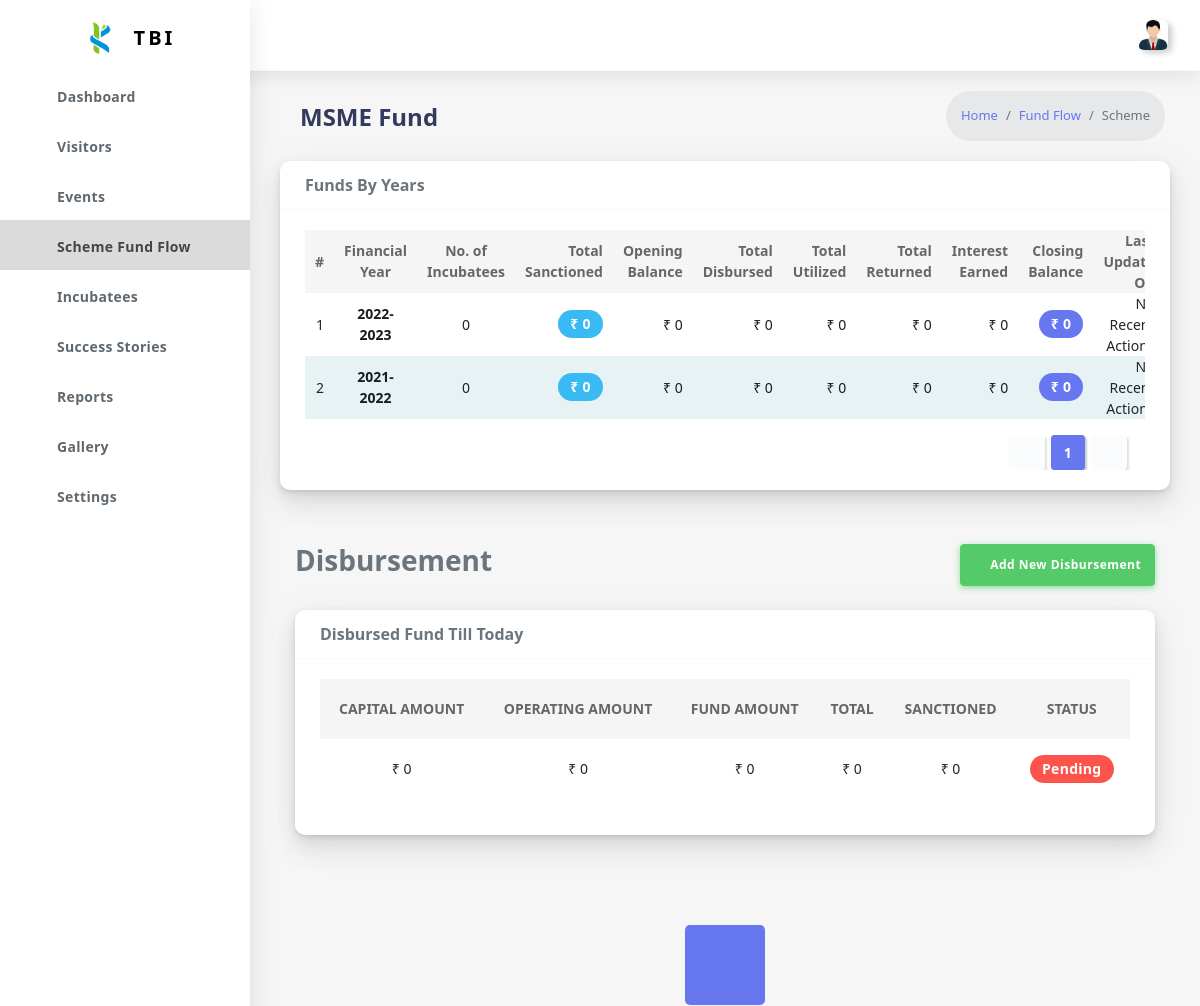
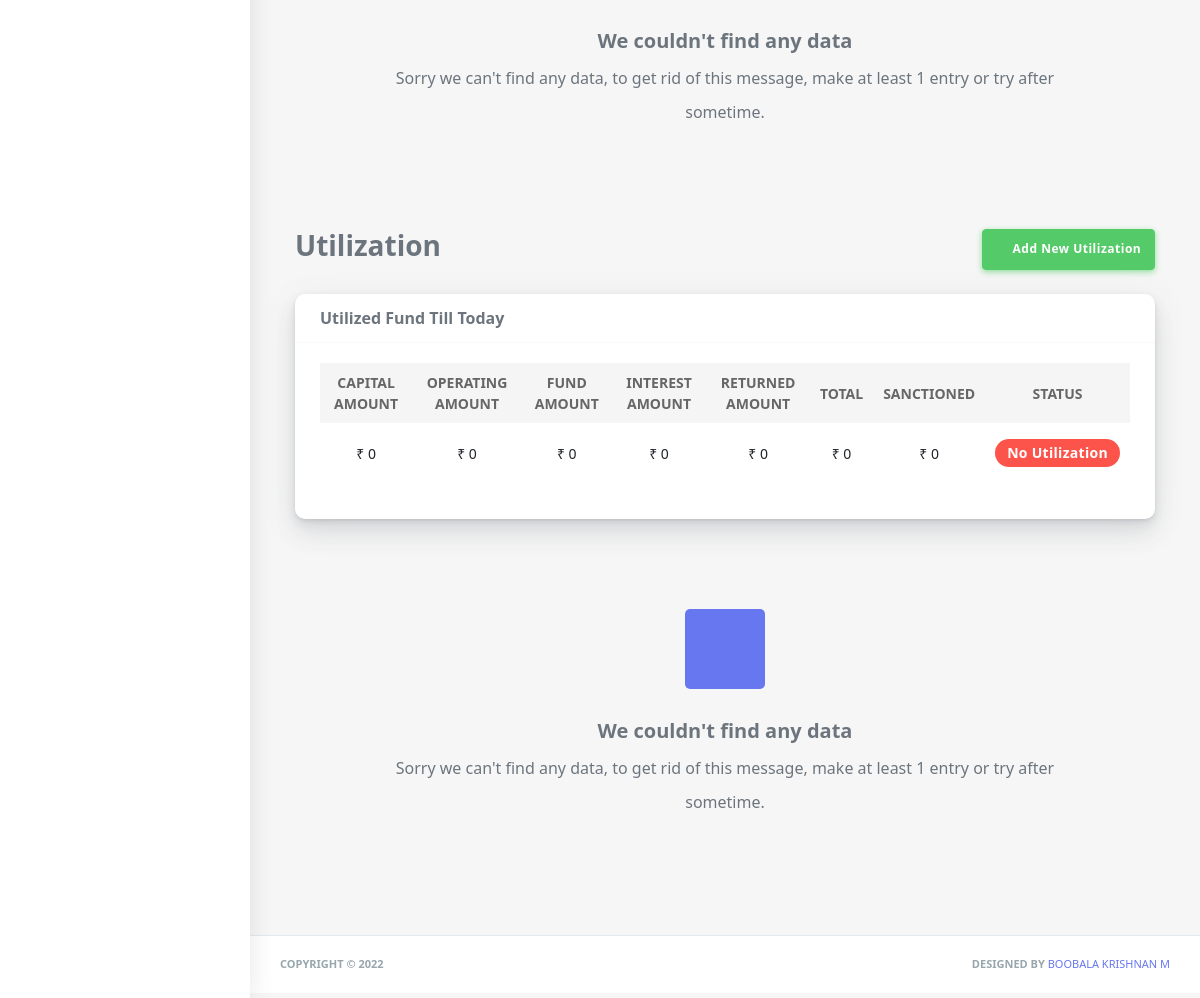
/scheme/MSME Fund/1 (signed in), run on an earlier commit of the app's database (2 pictures, top to bottom).
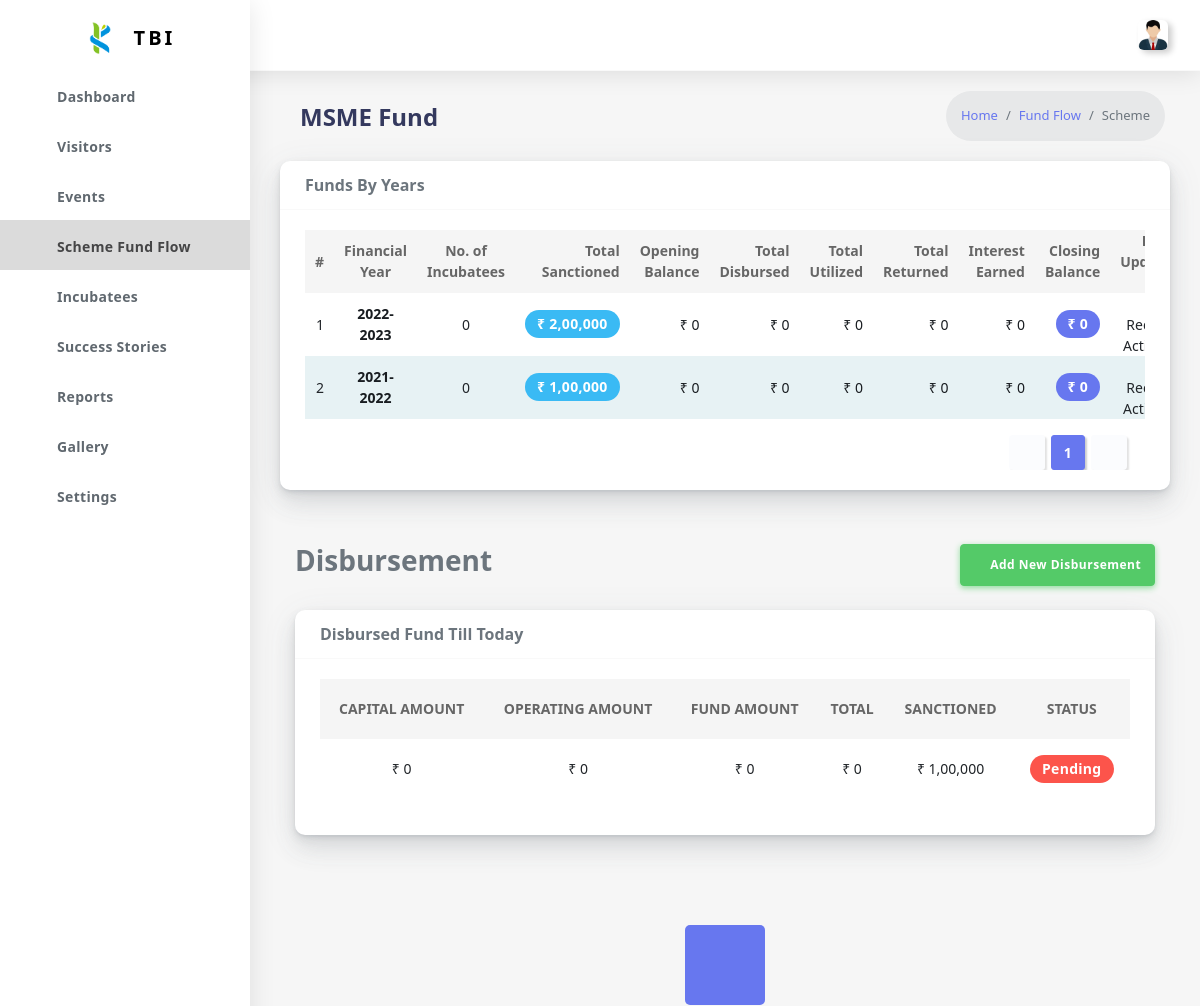
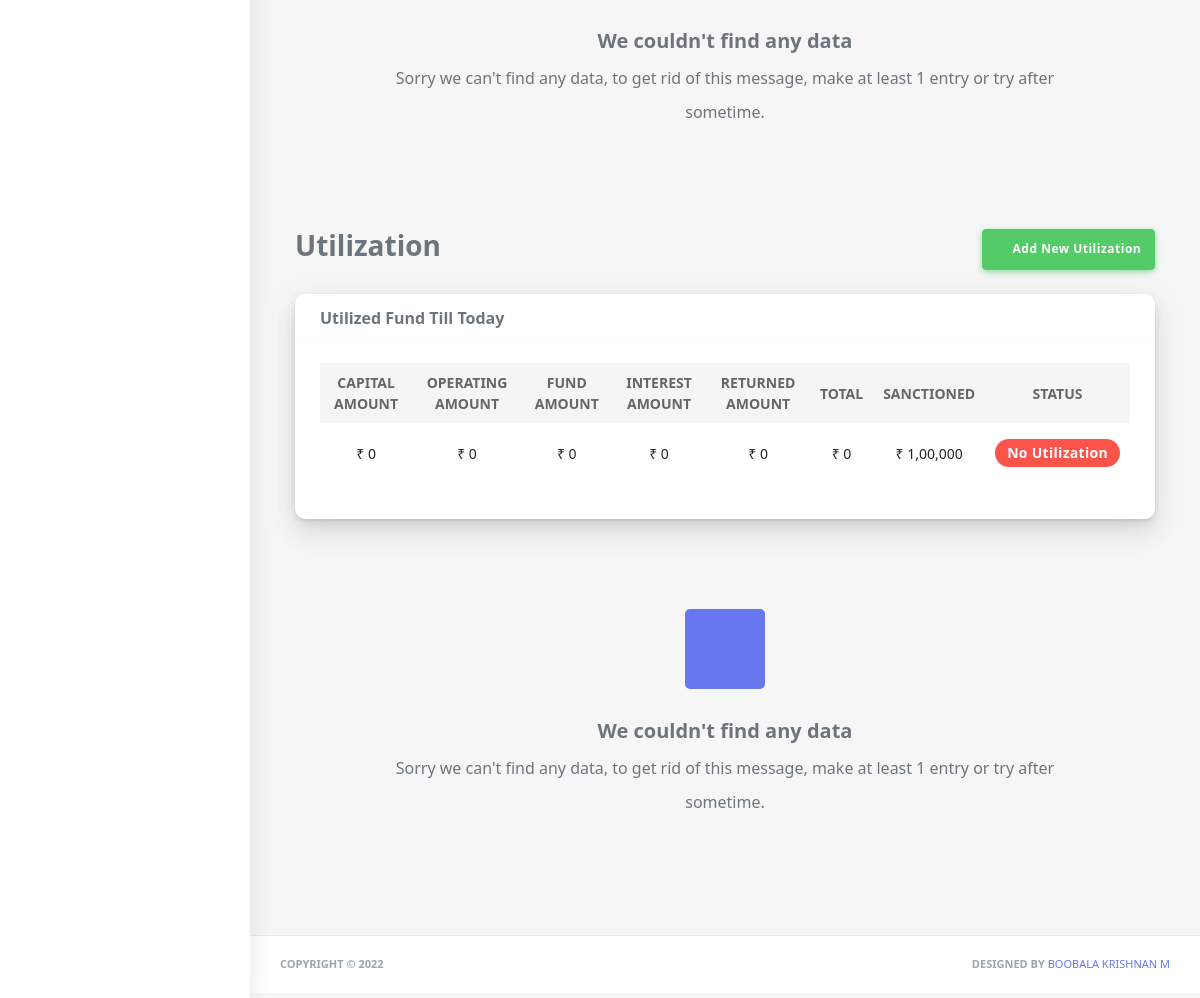
And on a later commit of the database (2 pictures, top to bottom).
### Users/models.py (models this page shows, shortened)
class Schemes(models.Model):
    schemeName = models.CharField(
        max_length=60,
        primary_key=True,
        validators = [validators['text']],
        verbose_name = "Scheme Name"
    )
    status = models.BooleanField(default=True)
    amount = models.CharField(max_length=20,
        validators = [validators['numbers']],
        verbose_name="Amount",
        default = '0',
    )

class FinancialYear(models.Model):
    financialYear = models.CharField(
        max_length=12,
        validators=[
            RegexValidator(
                regex='^[0-9-]*$',
                message='Financial Year must be in the format YYYY-YYYY',
                code='invalid_username'
            ),
        ],
        verbose_name='Financial Year',
        primary_key=True,
    )
    def __str__(self):
        return self.financialYear

### Users/views.py (the view, shortened to what this page needs)
# urls.py: path('scheme/<str:name>/<int:pagination>',views.scheme,name = 'scheme'),
@login_required(login_url='/login/')
def scheme(request,name,pagination):
    years = FinancialYear.objects.all().order_by('-financialYear').values()
    pagination_list = [i for i in range(1,(len(years)//10)+2)]
    if pagination == 1:
        years = years[:10]
    else:
        start = (pagination-1) * 10
        years = years[start:start+10]
    openBalance = '0'
    for i in years[::-1]:
        dateList = []
        i['sanctioned'] = is_Empty(FundLog.objects.filter(financialYear = i['financialYear'], schemeName = name).values('sanctionedAmt'),'sanctionedAmt')
        i['total'] = Project.objects.filter(financialYear_id = i['financialYear'], scheme_id = name).values('incubatee').distinct().count()
        i['openingBalance'] = openBalance
        fundDisbursement = FundDisbursement.objects.filter(scheme_id = name,financialYear_id = i['financialYear']).values()
        fundUtilization = FundUtilization.objects.filter(scheme_id = name,financialYear_id = i['financialYear']).values()
        try:
            dateList.append(fundUtilization.order_by('-updateOn').values('updateOn')[0]['updateOn'])
        except:
            try:
                dateList.append(fundDisbursement.order_by('-updateOn').values('updateOn')[0]['updateOn'])
            except:
                pass
        funds = aggregate_Amount(fundDisbursement,['capitalAmount','operatingAmount','fundAmount'])
        i['disbursed'] = currencySeparator(sum([ getAmount(j) for j in funds ]))
        funds = aggregate_Amount(fundUtilization,['capitalAmount'])
        i['utilized'] = currencySeparator(sum([ getAmount(j) for j in funds ]))
        i['returned'] = currencySeparator(sum([ getAmount(j) for j in aggregate_Amount(fundUtilization,['returnedAmt']) ]))
        i['interest'] = currencySeparator(sum([ getAmount(j) for j in aggregate_Amount(fundUtilization,['interestAmt']) ]))
        if i['openingBalance'] != '0':
            i['balance'] = currencySeparator(getAmount(openBalance) + getAmount(i['disbursed']) - getAmount(i['utilized']) + getAmount(i['returned']) + getAmount(i['interest']))
        else:
            i['balance'] = currencySeparator(getAmount(i['disbursed']) - getAmount(i['utilized']) + getAmount(i['returned']) + getAmount(i['interest']))
        if openBalance != '0':
            i['balance'] = currencySeparator(getAmount(i['balance']) + getAmount(i['sanctioned']) )
        openBalance = i['balance']
        i['lastUpdate'] = getRecentDate(dateList)
    fund = []
    toast = []
    ErrorForm = -1
    scheme_Obj = Schemes.objects.get(schemeName = name)
    fundDisbursement = FundDisbursement.objects.filter(scheme = name).values()
    santionObj = FundLog.objects.filter( schemeName = name).values().order_by('-id')
    openBalance = getAmount(getSum(aggregate_Amount(santionObj,['sanctionedAmt'])))
    def getOpeningBalanceDisbursement(openBalance):
        disbursedAmount = getAmount(getSum(aggregate_Amount(fundDisbursement,['capitalAmount','operatingAmount','fundAmount'])))
        total = 0
        try:
            total = getAmount(fundDisbursement.values('closingBalance').order_by('-id')[0]['closingBalance'])
            disbursedAmount += total
        except:
            pass
        if openBalance > disbursedAmount:
            openBalance = openBalance - disbursedAmount + total
        else:
            openBalance = getAmount(fundDisbursement.values('closingBalance').order_by('-id')[0]['closingBalance'])
        return openBalance
    try:
        openBalance = getOpeningBalanceDisbursement(openBalance)
    except:
        openBalance = 0
    try:
        openBalance = getOpeningBalanceDisbursement(getAmount(getSum(aggregate_Amount(santionObj,['sanctionedAmt']))))
    except:
        openBalance = 0
    disbursedForm = DisbursementForm(initial = {"openingBalance":currencySeparator(openBalance),})
    disbursements = fundDisbursement.values()
    openBal = 0
    fund = fund + aggregate_Amount(disbursements,['capitalAmount','operatingAmount','fundAmount'])
    fund.append(getSum(fund))
    fund.append(is_Empty(FundLog.objects.filter(schemeName = name).values('sanctionedAmt'),'sanctionedAmt'))
    fund1 = []
    ErrorForm = -1
    fundUtilization = FundUtilization.objects.filter(scheme = name).values()
    scheme_Obj = Schemes.objects.get(schemeName = name)
    fundDisbursement = FundDisbursement.objects.filter(scheme_id = name).values()
    openBalance = getAmount(aggregate_Amount(fundUtilization,['capitalAmount']))
    openBalance += getAmount(fund[1]) + getAmount(fund[2])
    if getAmount(openBalance) < getAmount(fund[3]):
        openBalance = currencySeparator(getAmount(fund[3]) - openBalance)
    try:
        fromDate = fundUtilization.order_by('-toDate')[0]['toDate'] + timedelta(days=1)
    except:
        try:
            fromDate = fundDisbursement.values('disbursedOn')[0]['disbursedOn']
        except:
            fromDate = None
    toDate = datetime.date.today()
    project = Project.objects.filter(scheme_id = name).values('id')
    amount = Installment.objects.filter(project__in = project,disbursedOn__range = [fromDate,toDate]).values('disbursedAmt')
    amount = aggregate_Amount(amount,['disbursedAmt'])
    utilizedForm = UtilizatedForm(initial = {
        "openingBalance":openBalance,
        "fromDate":fromDate,
        "toDate":toDate,
        "capitalAmount":amount[0],
        "closingBalance": currencySeparator(getAmount(openBalance) - getAmount(amount[0]))
    })
    fundUtilization = FundUtilization.objects.filter(scheme = name).values()
    utilization = fundUtilization
    openBal = 0
    fund1 = fund1 + aggregate_Amount(utilization,['capitalAmount'])
    fund1 = fund1 + aggregate_Amount(fundDisbursement,['operatingAmount','fundAmount'])
    fund1 = fund1 + aggregate_Amount(utilization,['interestAmt' , 'returnedAmt'])
    fund1.append(getSum(fund1))
    fund1.append(is_Empty(FundLog.objects.filter(schemeName = name).values('sanctionedAmt'),'sanctionedAmt'))
    return render(request, 'scheme.html', {
        "fund1":fund1,
        "utilizations":utilization,
        "utilizedForm":utilizedForm,
        "fund":fund,
        "disbursements":disbursements,
        "disbursedForm":disbursedForm,
        "toast":toast,
        "ErrorForm":ErrorForm,
        "years":years,
        "schemeName":name,
        "pagination":pagination_list,
        "active_page":pagination,
    })

### Users/functions.py (called while the page is built)
def currencySeparator(value):
    if(value == None):
        return 0
    amt = ''
    value = str(int(value))
    if len(value) > 3:
        temp = len(value)-5
        for i in range(len(value)-4, -1, -1):
            if i == temp:
                amt += value[i] + ','
                temp -= 2
            else:
                amt += value[i]
        amt = amt[::-1] + ',' + value[-3:]
    else:
        amt = str(value)
    return amt[1:] if amt[0] == ',' else amt

def getAmount(value):
    try:
        return int((value).replace(",",""))
    except:
        return 0

def is_Empty(object,value):
    try:
        return object[0][value]
    except:
        return 0

def aggregate_Amount(object, list_values):
    output_values = []
    for i in list_values:
        sum = 0
        for j in object:
            sum += getAmount(j[i])
        output_values.append(currencySeparator(sum))
    return output_values

def getSum(list_values):
    sum = 0
    for i in list_values:
        sum += getAmount(i)
    return currencySeparator(sum)

### Front End/Templates/Fund Flow/scheme.html (shortened to what the changed rows need)
{% extends "body.html" %}
{% load crispy_forms_tags %}
{% load static %}
{% block CSS %}
<link rel="stylesheet" href="{% static 'Front End/CSS/bundles/iziToast.min.css' %}">
{% endblock CSS %}
{% block content %}
<div class="main-content">
    <section class="section">
    <div class="section-header">
        <div class="col">
            <h1>{{ schemeName }}</h1>
        </div>
    </div>
    <div class="row">
        <div class="col-12 col-sm-12 col-lg-12">
            <div class="card">
                <div class="card-body">
                    <div class="table-responsive table-invoice">
                        <table class="table text-right table-striped">
                            <thead>
                                <th>#</th>
                                <th class="text-center">Financial Year</th>
                                <th class="text-center">No. of Incubatees</th>
                                <th>Total Sanctioned</th>
                                <th>Opening Balance</th>
                                <th>Total Disbursed</th>
                                <th>Total Utilized</th>
                                <th>Total Returned</th>
                                <th>Interest Earned</th>
                                <th>Closing Balance</th>
                                <th>Last Update On</th>
                            </thead>
                            <tbody>
                                {% for i in years %}
                                <tr>
                                    <td>{{ forloop.counter }}</td>
                                    <td class="text-center text-dark">
                                        <b>{{ i.financialYear }}</b>
                                    </td>
                                    <td class="text-center">{{ i.total }}</td>
                                    <td>
                                        <div class="badge badge-info">₹ {{ i.sanctioned }}</div>
                                    </td>
                                    <td class="text-dark">₹ {{ i.openingBalance }}</td>
                                    <td class="text-dark">₹ {{ i.disbursed }}</td>
                                    <td class="text-dark">₹ {{ i.utilized }}</td>
                                    <td class="text-dark">₹ {{ i.returned }}</td>
                                    <td class="text-dark">₹ {{ i.interest }}</td>
                                    <td>
                                        <div class="badge badge-primary">₹ {{ i.balance }}</div>
                                    </td>
                                    <td>
                                        {% if i.lastUpdate == "" %}
                                No Recent Actions
                                {% else %}
                                        <div class="badge badge-secondary">{{ i.lastUpdate }}</div>
                                        {% endif %}
                                    </td>
                                </tr>
                                {% endfor %}
                            </tbody>
                        </table>
                    </div>
                </div>
            </div>
        </div>
    </div>
    {% include 'fund_Disbursement.html' %}
    {% include 'fund_Utilization.html' %}
    </section>
</div>
{% endblock content %}

What changed in the data, as far as the page shows it:
no longer on this page (row edited): Schemes: schemeName "MSME Fund"
computed for FinancialYear "2022-2023": sanctioned "0" → "2,00,000"
computed for FinancialYear "2021-2022": sanctioned "0" → "1,00,000"
Also different on the page:
{{ schemeName }}: (not shown) → "MSME Fund"
{{ fund.4 }}: "0" → "1,00,000"
{{ fund1.6 }}: "0" → "1,00,000"
